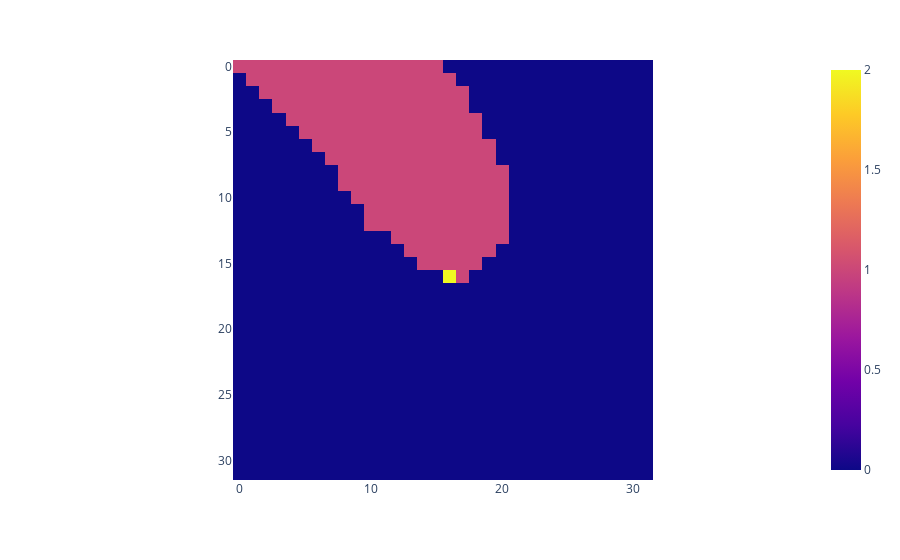

Source (notebook cell):
### Code cell
tmp_cut = torch.clone(cuts[10])
tmp_cut[cuts[0].shape[0]//2, cuts[0].shape[0]//2] = 2
fig = px.imshow(tmp_cut)
fig.show()

### Figure 1 — Plotly figure (JSON) as saved in the notebook; plotly's stock layout.template omitted (floating-point values rounded to 4 significant figures; data arrays with more than 128 entries replaced by an {"elided": "..."} marker saying what was removed)
{"data": [{"coloraxis": "coloraxis", "hovertemplate": "x: %{x}<br>y: %{y}<br>color: %{z}<extra></extra>", "name": "0", "type": "heatmap", "xaxis": "x", "yaxis": "y", "z": {"elided": "32x32 int values"}}], "layout": {"coloraxis": {"colorscale": [[0, "#0d0887"], [0.1111, "#46039f"], [0.2222, "#7201a8"], [0.3333, "#9c179e"], [0.4444, "#bd3786"], [0.5556, "#d8576b"], [0.6667, "#ed7953"], [0.7778, "#fb9f3a"], [0.8889, "#fdca26"], [1, "#f0f921"]]}, "margin": {"t": 60}, "xaxis": {"anchor": "y", "constrain": "domain", "domain": [0, 1], "scaleanchor": "y"}, "yaxis": {"anchor": "x", "autorange": "reversed", "constrain": "domain", "domain": [0, 1]}}}
